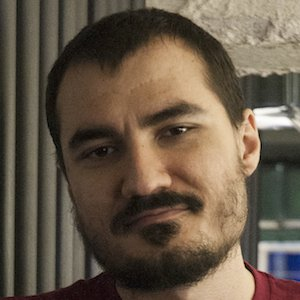
#> input picture KrippImages/pic_0.jpg, 300 x 300 px, found by its file name
$ python ImageBlur.py
#> lines starting #> are read from the running program, lines starting #| are printed output that depends on the picture
from PIL import Image

BLUR_RANGE = 3

pic = Image.open("images/pic_0.jpg")
#> pic is the input picture: PIL image 300x300 RGB; mean R, G, B 103.3, 89.1, 73
pic_pixels = pic.load()

pic_size = pic.size
#> pic_size = (300, 300)

new_pic_pixels = []
a=0
for i in range(0,pic_size[0]):
    curList = []
    for j in range(0,pic_size[1]):
        new_r = 0
        new_g = 0
        new_b = 0
        count = 0 #count the pixels in the summed region
        for f in range(max((0, i-BLUR_RANGE)), min((i+BLUR_RANGE+1, pic_size[0]))):
            for g in range(max((0, j-BLUR_RANGE)), min((j+BLUR_RANGE+1, pic_size[1]))):
                new_r += pic_pixels[f,g][0]
                new_g += pic_pixels[f,g][1]
                new_b += pic_pixels[f,g][2]
                count += 1
        newPixel = (new_r//count, new_g//count, new_b//count)

        curList.append(newPixel)
    new_pic_pixels.append(curList)
#> after the loop, new_pic_pixels = 300 items

for i in range(0,pic_size[0]):
    for j in range(0,pic_size[1]):
        pic_pixels[i,j] = new_pic_pixels[i][j]

pic.save("images/pic_"+str(BLUR_RANGE)+".png")
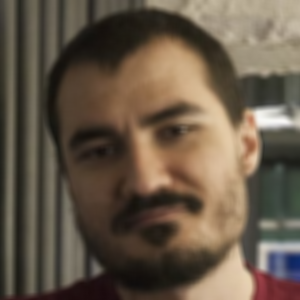
#> saved as pic_3.png: PIL image 300x300 RGB; mean R, G, B 102.8, 88.6, 72.5
